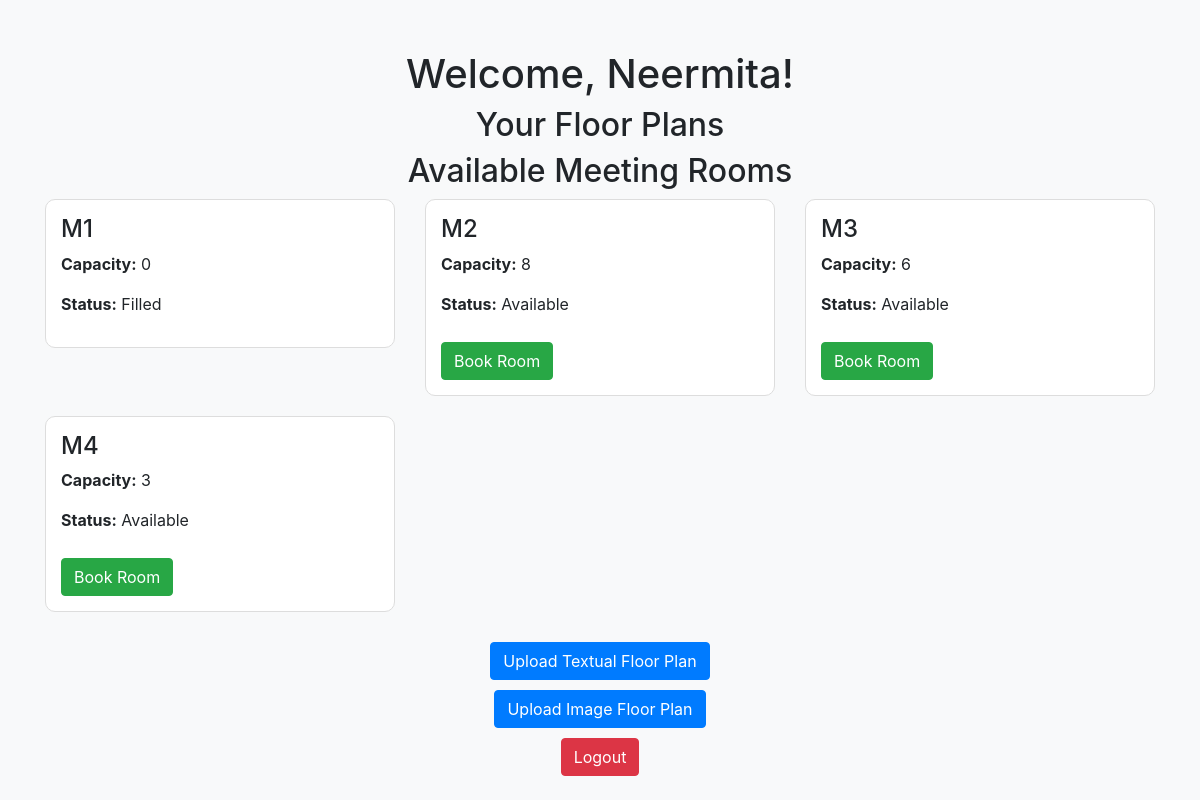
The page /new (signed in) on the database its author committed.
### models.py (models this page shows)
class MeetingRoom(db.Model):
    id = db.Column(db.Integer, primary_key=True)
    name = db.Column(db.String(80), nullable=False)
    capacity = db.Column(db.Integer, nullable=False)
    booked_by = db.Column(db.String(80), nullable=True)

### app.py (the view)
@app.route('/new')
def new_dashboard():
    user_id = session['user_id']
    username = session.get('username')
    email = session.get('email')
    floorplans = FloorPlan.query.filter_by(username=username).all()
    meeting_rooms = MeetingRoom.query.all()
    return render_template('new.html', floorplans=floorplans, meeting_rooms=meeting_rooms, username=username)

### templates/new.html (shortened to what this page needs)
<!DOCTYPE html>
<html lang="en">
<head>
    <link rel="stylesheet" href="https://cdn.jsdelivr.net/npm/bootstrap@4.6.2/dist/css/bootstrap.min.css">
</head>
<body>
    <div class="container">
        <h1 class="text-center">Welcome, {{ username }}!</h1>
        <h2 class="text-center">Your Floor Plans</h2>
        <h2 class="text-center">Available Meeting Rooms</h2>
        <div class="row">
            {% for room in meeting_rooms %}
                <div class="col-md-4">
                    <div class="meeting-room-card">
                        <h4>{{ room.name }}</h4>
                        <p><strong>Capacity:</strong> {{ room.capacity }}</p>
                        <p><strong>Status:</strong> {{ 'Filled' if room.capacity == 0 else 'Available' }}</p>
                        {% if room.capacity > 0 %}
                            <form action="/book_meeting_room" method="post">
                                <button type="submit" class="btn btn-success">Book Room</button>
                            </form>
                        {% endif %}
                    </div>
                </div>
            {% endfor %}
        </div>
        <div class="text-center">
            <a href="/upload_text" class="btn btn-primary btn-custom">Upload Textual Floor Plan</a><br>
            <a href="/upload_image" class="btn btn-primary btn-custom">Upload Image Floor Plan</a><br>
            <a href="/logout" class="btn btn-danger btn-custom">Logout</a>
        </div>
    </div>
</body>
</html>

### templates/new.html (style rules this page uses)
body { background-color: #f8f9fa; }
.container { margin-top: 50px; }
.btn-custom { margin-top: 10px; }
.meeting-room-card { margin-bottom: 20px; padding: 15px; border: 1px solid #ddd; border-radius: 10px; background-color: #fff; }
.meeting-room-card button { margin-top: 10px; }

### rows shown on the page
MeetingRoom: name "M1", capacity "0", capacity "Filled"
MeetingRoom: name "M2", capacity "8", capacity "Available"
MeetingRoom: name "M3", capacity "6", capacity "Available"
MeetingRoom: name "M4", capacity "3", capacity "Available"

### other values the page prints
{{ username }} "Neermita"
